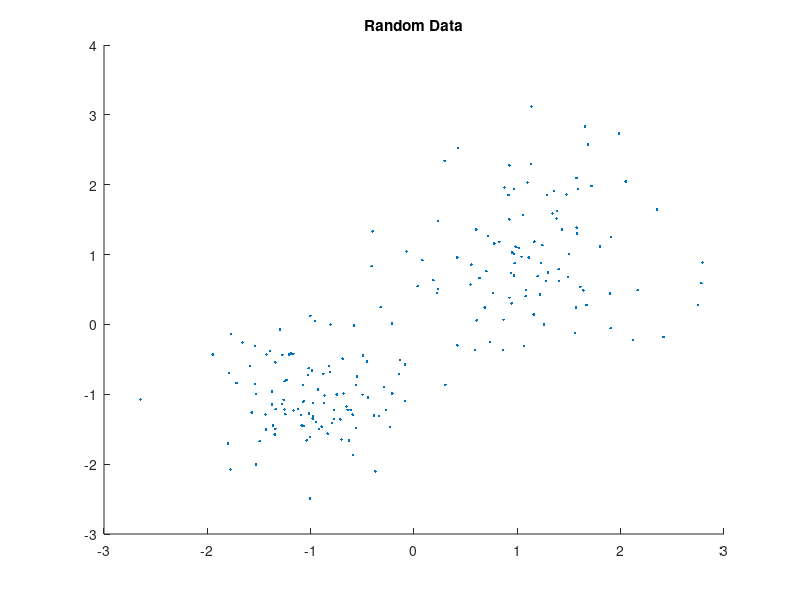

This chart was generated by the following MATLAB code: (Note: this script raises an error after producing the figure.)
rng default; 

% 3d plot
% rndData = [randn(100,3)*0.75+ones(100,3);
%     randn(100,3)*0.5-ones(100,3)];
% 
% figure;
% plotH=scatter3(rndData(:,1),rndData(:,2),rndData(:,3),'.'); hold on
% title 'Random Data';

rndData = [randn(100,2)*0.75+ones(100,2);
    randn(100,2)*0.5-ones(100,2)];

figure;
plotH=scatter(rndData(:,1),rndData(:,2),'.'); hold on
title 'Random Data';

ellipseSelectionH = imellipse;

selectPos=ellipseSelectionH.getPosition;

selectIdx=rndData(:,1)>=selectPos(1) & rndData(:,1)<=(selectPos(1)+selectPos(3)) &...
rndData(:,2)>=selectPos(2) & rndData(:,2)<=(selectPos(2)+selectPos(4));

scatter(rndData(selectIdx,1),rndData(selectIdx,2),'r.');

% better indexing with meshgrid (but circular selection)
[rr, cc] = meshgrid(min(rndData(:,1)):max(rndData(:,1)),...
    min(rndData(:,2)):max(rndData(:,2)));
selectionIdx = sqrt((rr-selectPos(1)+selectPos(3)/2).^2+(cc-selectPos(2)+selectPos(4)/2).^2)<=...
    min([selectPos(3) selectPos(4)]);
 